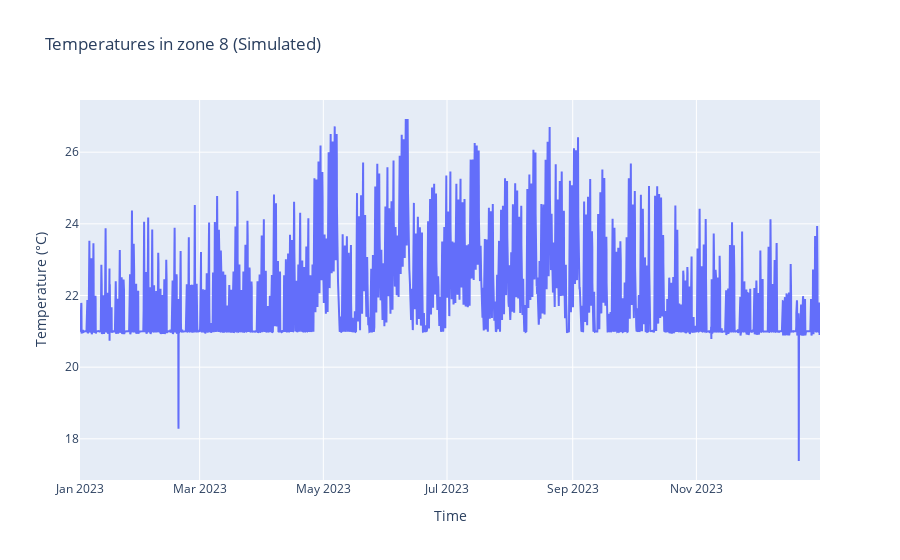

The notebook cell this image was saved under:
### Code cell
fig = go.Figure()

fig.add_trace(go.Scatter(x=df_fault['Time'], y=df_fault['Mean air temperature, degC, zone 8'], mode='lines', name='Zone 8 faulty operation'))

fig.update_layout(
    title="Temperatures in zone 8 (Simulated)",
    xaxis_title="Time",
    yaxis_title="Temperature (°C)",
    legend_title="Temperature Curves",
    template="plotly",
)

# Show the plot
fig.show()

### Figure 1 — Plotly figure (JSON) as saved in the notebook; plotly's stock layout.template omitted (floating-point values rounded to 4 significant figures; data arrays with more than 128 entries replaced by an {"elided": "..."} marker saying what was removed)
{"data": [{"mode": "lines", "name": "Zone 8 faulty operation", "type": "scatter", "x": {"elided": "8760 str values"}, "y": {"elided": "8760 float values"}}], "layout": {"legend": {"title": {"text": "Temperature Curves"}}, "title": {"text": "Temperatures in zone 8 (Simulated)"}, "xaxis": {"title": {"text": "Time"}}, "yaxis": {"title": {"text": "Temperature (°C)"}}}}
